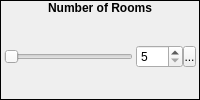
         <widget class="QFrame" name="frmPathStructure">
          <property name="sizePolicy">
           <sizepolicy hsizetype="Preferred" vsizetype="Fixed">
            <horstretch>0</horstretch>
            <verstretch>0</verstretch>
           </sizepolicy>
          </property>
          <property name="frameShape">
           <enum>QFrame::Box</enum>
          </property>
          <property name="frameShadow">
           <enum>QFrame::Plain</enum>
          </property>
          <layout class="QVBoxLayout" name="verticalLayout_2">
           <property name="spacing">
            <number>0</number>
           </property>
           <property name="margin">
            <number>0</number>
           </property>
           <item>
            <widget class="QLabel" name="lblPathStructure">
             <property name="sizePolicy">
              <sizepolicy hsizetype="Preferred" vsizetype="Fixed">
               <horstretch>0</horstretch>
               <verstretch>0</verstretch>
              </sizepolicy>
             </property>
             <property name="font">
              <font>
               <weight>75</weight>
               <bold>true</bold>
              </font>
             </property>
             <property name="text">
              <string>Number of Rooms</string>
             </property>
             <property name="alignment">
              <set>Qt::AlignCenter</set>
             </property>
            </widget>
           </item>
           <item>
            <widget class="QWidget" name="widget" native="true">
             <layout class="QHBoxLayout" name="horizontalLayout_3">
              <property name="spacing">
               <number>3</number>
              </property>
              <property name="leftMargin">
               <number>3</number>
              </property>
              <property name="topMargin">
               <number>0</number>
              </property>
              <property name="rightMargin">
               <number>3</number>
              </property>
              <property name="bottomMargin">
               <number>0</number>
              </property>
              <item>
               <widget class="QSlider" name="sldrNumRooms">
                <property name="minimum">
                 <number>5</number>
                </property>
                <property name="maximum">
                 <number>100</number>
                </property>
                <property name="orientation">
                 <enum>Qt::Horizontal</enum>
                </property>
               </widget>
              </item>
              <item>
               <widget class="QWidget" name="widget_20" native="true">
                <layout class="QHBoxLayout" name="horizontalLayout_33">
                 <property name="spacing">
                  <number>0</number>
                 </property>
                 <property name="margin">
                  <number>0</number>
                 </property>
                 <item>
                  <widget class="QSpinBox" name="sbNumRooms">
                   <property name="sizePolicy">
                    <sizepolicy hsizetype="Fixed" vsizetype="Fixed">
                     <horstretch>0</horstretch>
                     <verstretch>0</verstretch>
                    </sizepolicy>
                   </property>
                   <property name="minimum">
                    <number>5</number>
                   </property>
                   <property name="maximum">
                    <number>100</number>
                   </property>
                  </widget>
                 </item>
                 <item>
                  <widget class="SpinBoxSideButton" name="bNumRoomsSpinButton">
                   <property name="minimumSize">
                    <size>
                     <width>13</width>
                     <height>21</height>
                    </size>
                   </property>
                   <property name="maximumSize">
                    <size>
                     <width>13</width>
                     <height>21</height>
                    </size>
                   </property>
                   <property name="text">
                    <string>...</string>
                   </property>
                   <property name="icon">
                    <iconset resource="gui_icons.qrc">
                     <normaloff>:/icons/spinBoxSideButton.png</normaloff>:/icons/spinBoxSideButton.png</iconset>
                   </property>
                   <property name="iconSize">
                    <size>
                     <width>8</width>
                     <height>16</height>
                    </size>
                   </property>
                  </widget>
                 </item>
                </layout>
               </widget>
              </item>
             </layout>
            </widget>
           </item>
          </layout>
         </widget>
